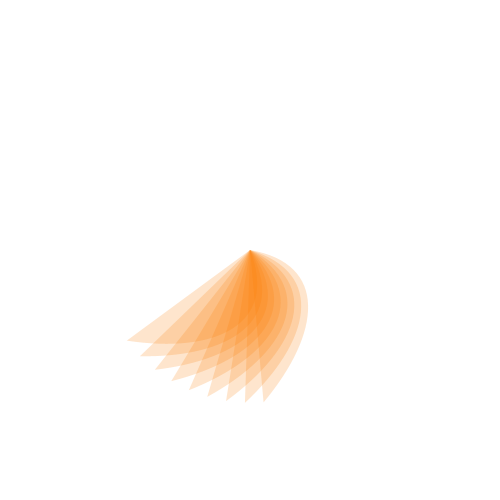
Frame 1 (no input)
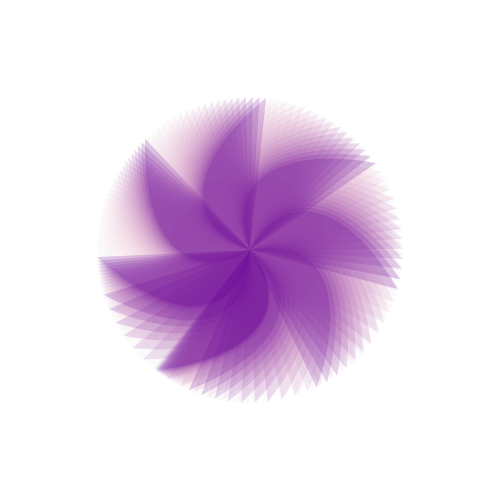
Frame 60 (the mouse pressed at the canvas centre just before this capture)
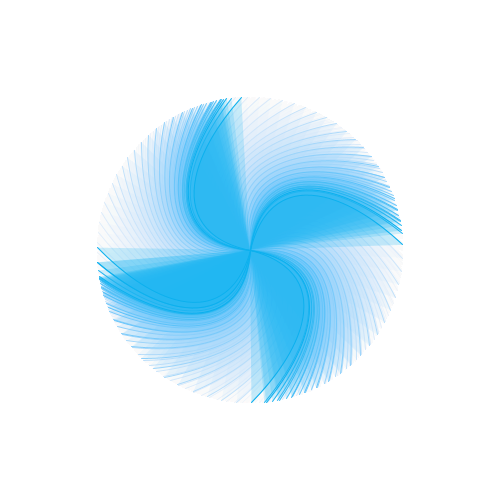
Frame 120 (the mouse held since frame 60 and released just before this capture)

The Processing sketch that drew these frames (run headless with seeded random() and noise(); from frame 60 on, the mouse is pressed at the canvas centre):

// Processing sketch: processing_145775
// ── processing_145775.pde

void setup() {
  size(500, 500);
  background(255);
}
float R=125;
float centerR=125;
float a=PI/2;
float a1=PI;
float a2=3*PI/2;
float pathR=125;
float pathG=125;
float G=125;
float centerG=125;
float pathB=125;
float B=125;
float centerB=125;


void draw() {
  pathR=centerR+R*sin(a);
  a=a+.03;

  pathG=centerG+G*sin(a1);
  a1=a1+.03;
 
  pathB=centerB+B*sin(a2);
  a2=a2+.03;
  fill(255, 25);
  noStroke();
  rect(0, 0, width, height);
  translate(250, 250);
  for (int i=0; i<9; i++) {
    rotate(millis()/1500.0);
    fill(pathR, pathG, pathB, 50);
    if (mousePressed) {
      stroke(pathR, pathG, pathB);
    } else {
      noStroke();
    }
    bezier(0, 0,  80, 5,  80, 75,  30, 150);
  }
}

    
  
